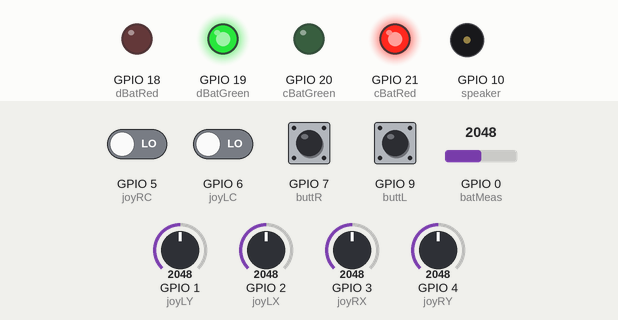
Simulated run of this sketch. Board: ESP32-S3. On the bench: output pins drawn as LEDs (lit = HIGH), buzzer (waves = sounding, pin HIGH). The inputs (shaded band) are chosen by the test bench; at power-on: GPIO 9 (buttL) HIGH, GPIO 5 (joyRC), GPIO 6 (joyLC), GPIO 7 (buttR) LOW, GPIO 0 (batMeas) = 2048, GPIO 1 (joyLY) = 2048, GPIO 2 (joyLX) = 2048, GPIO 3 (joyRX) = 2048, GPIO 4 (joyRY) = 2048 (analog values on the 0–4095 scale). What the sketch prints to the serial monitor is not drawn.

Above: at 1.2 s.
1.3 s: GPIO 0 (batMeas) set to 2650
2.8 s: GPIO 0 (batMeas) set to 2790
At 3.9 s:
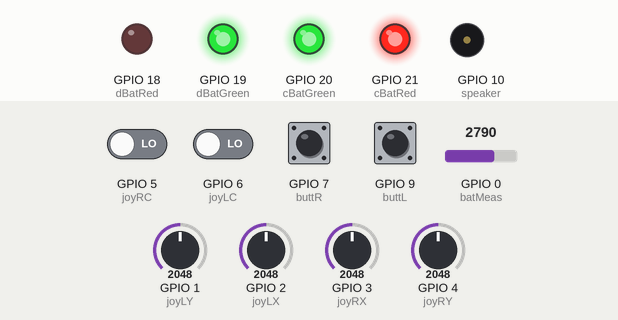
4.7 s: GPIO 0 (batMeas) set to 3288
6.2 s: GPIO 0 (batMeas) set to 3396
At 6.8 s:
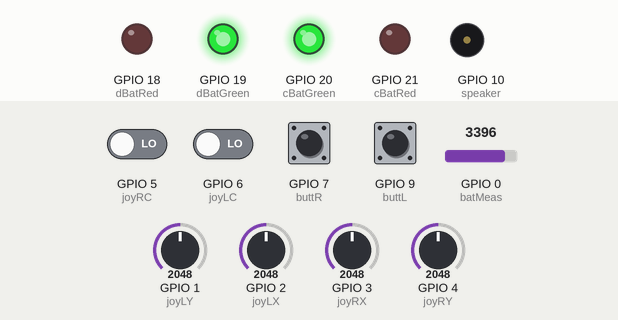
7.9 s: GPIO 0 (batMeas) set to 2866
At 8.8 s:
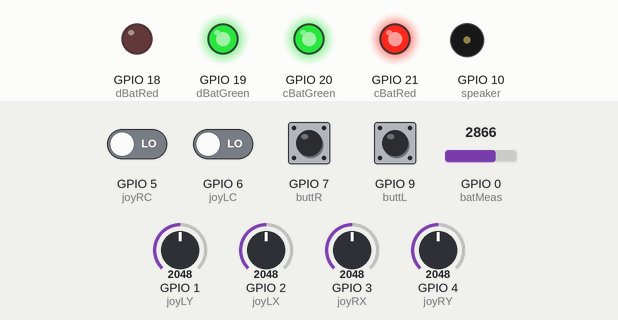
9.6 s: GPIO 0 (batMeas) set to 3972
At 10.8 s:
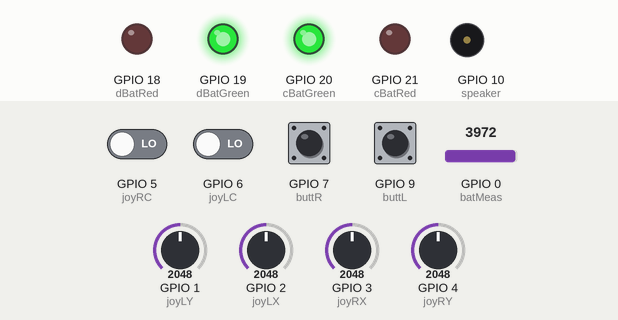
Timing chart, 0 to 12.2 s (numbered marks = the images above; inputs shaded):
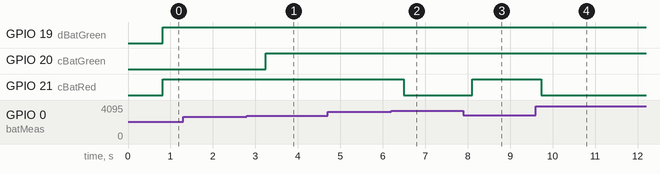

The sketch:

RemoteControl.ino
```cpp
#include <esp_now.h>
#include <WiFi.h>
#include <esp_mac.h>  // For the MAC2STR and MACSTR macros

// ==================== CONFIGURATION ====================
#define ESPNOW_WIFI_CHANNEL 6

// Pin definitions
const int joyLX = 2;
const int joyLY = 1;
const int joyRX = 3;
const int joyRY = 4;
const int joyLC = 6;
const int joyRC = 5;
const int buttL = 9;
const int buttR = 7;
const int speaker = 10;
const int cBatRed = 21;
const int cBatGreen = 20;
const int dBatRed = 18;
const int dBatGreen = 19;
const int batMeas = 0;

// Variables
int timer1 = 0;
int timer2 = 0;
bool beepFlag = true;
bool motorsOn = false;
uint32_t data;
bool mute = false;

// Transmission variables
uint8_t throttle = 0;
uint8_t ref_x = 0;
uint8_t ref_y = 0;
uint8_t ref_z = 0;
bool calibration = false;
bool hold = false;
bool unused2 = false;

// Reception variables
float droneBatteryLevel = 12.0;
bool data_avaliable = false;

// Define broadcast address (all 0xFF)
uint8_t broadcastAddress[6] = {0xFF,0xFF,0xFF,0xFF,0xFF,0xFF};

// Forward declaration of functions
void rgb(int r, int g, int b);
void beep(bool beep);
void checkDroneBattery();
float checkControllerBattery();
bool transmit();

void onDataReceive(const esp_now_recv_info_t *info, const uint8_t *data, int len)
{
  if (len == sizeof(uint32_t))
  {
    droneBatteryLevel = (float)*((uint32_t*)data)/1000.0; //We multiply by 1000 before sending so that we can represent our 3 decimal float as a uint32_t
  }
}

void rgb(int r, int g, int b) {
  neopixelWrite(RGB_BUILTIN, r, g, b);  //values 0 to 255
}

void setup() {
  analogReadResolution(8);

  pinMode(buttL, INPUT);
  pinMode(buttR, INPUT);
  pinMode(speaker, OUTPUT);
  pinMode(joyLC, INPUT);
  pinMode(joyRC, INPUT);

  if(digitalRead(buttL) == LOW) { // Enter boot mode
    pinMode(cBatRed, INPUT);
    pinMode(cBatGreen, INPUT);
    pinMode(dBatRed, INPUT);
    pinMode(dBatGreen, INPUT);
    while(1){}; // Stuck here until reset
  } else {
    pinMode(cBatRed, OUTPUT);
    pinMode(cBatGreen, OUTPUT);
    pinMode(dBatRed, OUTPUT);
    pinMode(dBatGreen, OUTPUT);
  }

  // Initialize Wi-Fi
  WiFi.mode(WIFI_STA);
  WiFi.setChannel(ESPNOW_WIFI_CHANNEL);
  while (!WiFi.STA.started()) {
    delay(100);
  }

  Serial.println("Wi-Fi parameters:");
  Serial.println("  Mode: STA");
  Serial.println("  MAC Address: " + WiFi.macAddress());
  Serial.printf("  Channel: %d\n", ESPNOW_WIFI_CHANNEL);

  // Initialize ESP-NOW
  if (esp_now_init() != ESP_OK) {
    Serial.println("Failed to initialize ESP-NOW");
    Serial.println("Rebooting in 5 seconds...");
    delay(5000);
    ESP.restart();
  }

  // Register the receive callback
  esp_now_register_recv_cb(onDataReceive);

  // Add broadcast peer
  esp_now_peer_info_t peerInfo;
  memset(&peerInfo, 0, sizeof(peerInfo));
  memcpy(peerInfo.peer_addr, broadcastAddress, 6);
  peerInfo.channel = ESPNOW_WIFI_CHANNEL;
  peerInfo.encrypt = false;

  if (esp_now_add_peer(&peerInfo) != ESP_OK) {
    Serial.println("Failed to add broadcast peer");
    Serial.println("Rebooting in 5 seconds...");
    delay(5000);
    ESP.restart();
  }

  Serial.println("Setup complete.");
  rgb(2, 2, 2);
}

void beep(bool beepOn) {
  beepFlag = !beepFlag;
  if(mute)
  {
    digitalWrite(speaker,LOW);
    return;
  }
  else if (beepOn) {
    digitalWrite(speaker,beepFlag);
  } else {
    digitalWrite(speaker,LOW);
  }
}

void checkDroneBattery() {
  if (droneBatteryLevel < 9.4) {
    digitalWrite(dBatRed,beepFlag); // Use beepFlag to blink
    digitalWrite(dBatGreen,LOW);
    beep(true);
  } else if (droneBatteryLevel < 11.5) {
    digitalWrite(dBatRed,HIGH);
    digitalWrite(dBatGreen,HIGH);
    beep(false);
  } else {
    digitalWrite(dBatRed,LOW);
    digitalWrite(dBatGreen,HIGH);
    beep(false);
  }
}

float checkControllerBattery() {
  float voltage = 2 * analogRead(batMeas) * (3.3/255); // Adjust based on actual circuit
  if (voltage < 4.4) {
    digitalWrite(cBatRed,beepFlag);
    digitalWrite(cBatGreen,LOW);
    beep(true);
  } else if (voltage < 5.4) {
    digitalWrite(cBatRed,HIGH);
    digitalWrite(cBatGreen,HIGH);
    beep(false);
  } else {
    digitalWrite(cBatRed,LOW);
    digitalWrite(cBatGreen,HIGH);
    beep(false);
  }
  return voltage;
}

bool transmit() {
  data = ((throttle << 24) | (ref_x << 16) | (ref_y << 8) |
           (ref_z & 0b11110000) | ((calibration ? 1 : 0) << 3) |
           ((motorsOn ? 1 : 0) << 2) | ((hold ? 1 : 0) << 1) |
           (unused2 ? 1 : 0));

  esp_err_t result = esp_now_send(broadcastAddress, (uint8_t *)&data, sizeof(data));
  if (result != ESP_OK) {
    Serial.println("Failed to broadcast message");
    rgb(5,0,0);
    return false;
  } else {
    rgb(0,2,0);
    return true;
  }
}

void loop() {
  if(millis() > timer1 + 300) { // runs every 300ms
    checkControllerBattery();
    timer1 = millis();
  }
  if(millis() > timer2 + 50) { // runs every 100ms
    checkDroneBattery();
    timer2 = millis();
  }

  throttle = analogRead(joyLY);
  ref_x = analogRead(joyRY);
  ref_y = analogRead(joyRX);
  ref_z = analogRead(joyLX); // discard 4 LSBs later if needed

  calibration = !digitalRead(buttL); // active-low

  if(!digitalRead(joyLC)) { // toggles motors on/off
    motorsOn = !motorsOn;
    if(!motorsOn) hold = false; //We want to reset the hold variable when motors turn off
    delay(300); // debounce delay
  }

    if(!digitalRead(joyRC)) { // toggles hold on/off
    hold = !hold;
    delay(300); // debounce delay
  }

  if(!digitalRead(buttR))
  {
    mute = !mute;
    delay(200);
  }

  delay(10);
  transmit();
}
```

Measured:
- the behaviour switches between 2719 and 2720 on GPIO 0 (batMeas) (found by bisection; images 0 and 1)
- the behaviour switches between 3343 and 3344 on GPIO 0 (batMeas) (found by bisection; images 1 and 2)
- after the input at 1.3 s, every drawn part: stays the same
- after the input at 2.8 s, GPIO 20 (cBatGreen): LOW → HIGH after 0.45 s
- after the input at 4.7 s, every drawn part: stays the same
- after the input at 6.2 s, GPIO 21 (cBatRed): HIGH → LOW after 0.29 s
- after the input at 7.9 s, GPIO 21 (cBatRed): LOW → HIGH after 0.21 s
- after the input at 9.6 s, GPIO 21 (cBatRed): HIGH → LOW after 0.14 s
